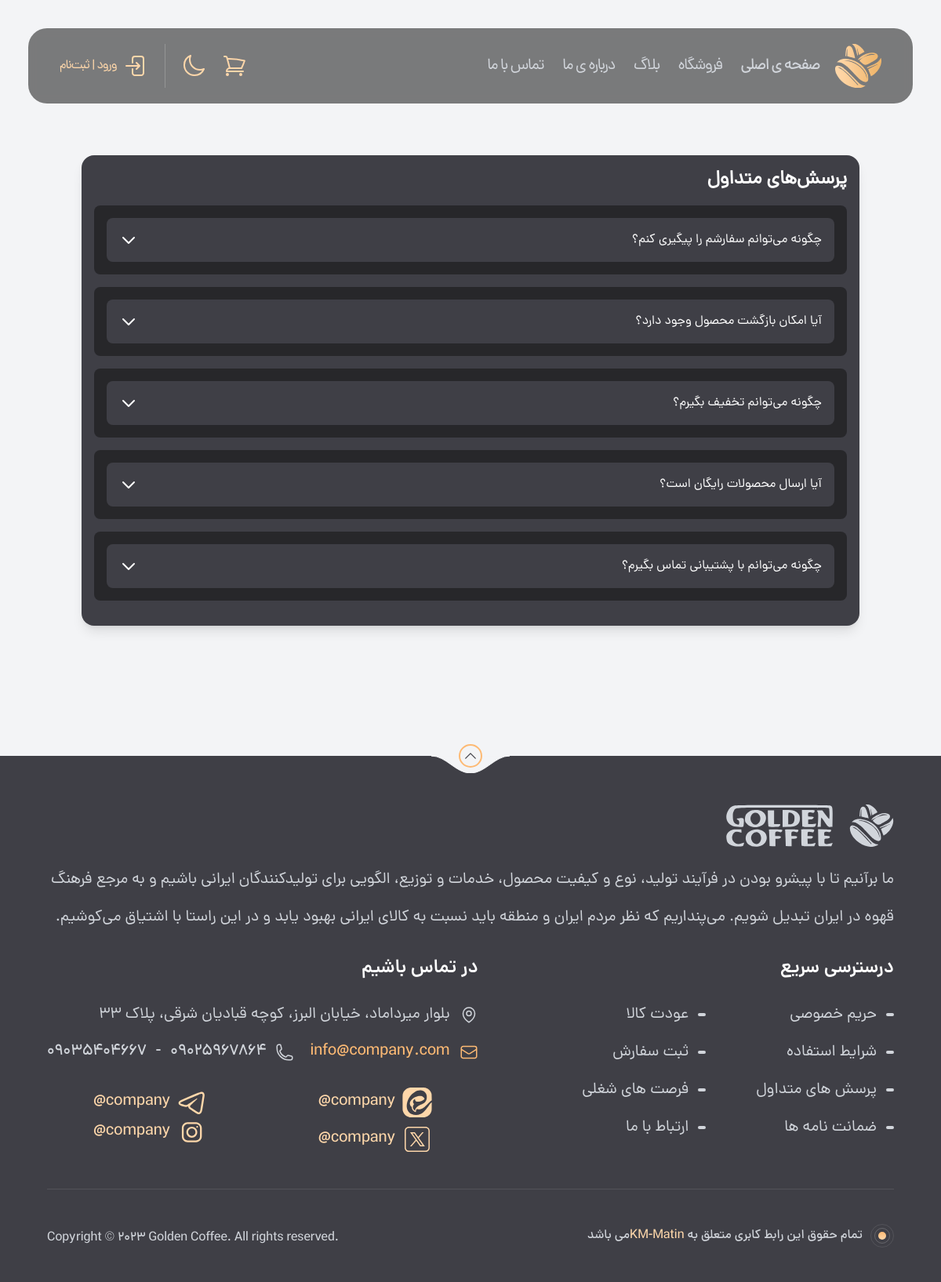
Screenshot of /faq/ with the database file from the repository.
### home_app/models.py (models this page shows, shortened)
class FAQ(models.Model):
    question = models.CharField(max_length=255, verbose_name="سوال")
    answer = models.TextField(verbose_name="پاسخ")

class Footer(models.Model):
    name = models.CharField(verbose_name='اسم شرکت',null=True , blank=True , max_length=100)
    description = models.TextField(verbose_name='توضیحات فوتر')
    address = models.TextField(verbose_name='آدرس شرکت')
    email = models.EmailField(verbose_name='ایمیل شرکت')
    phone = models.ManyToManyField(PhoneCompany, verbose_name='شماره‌های تلفن شرکت')
    instagram = models.URLField(verbose_name='آدرس اینستاگرام شرکت', null=True, blank=True)
    id_instagram = models.CharField(max_length=50, verbose_name='آیدی اینستاگرام شرکت', null=True, blank=True)
    telegram = models.URLField(verbose_name='آدرس تلگرام شرکت', null=True, blank=True)
    id_telegram = models.CharField(max_length=50, verbose_name='آیدی تلگرام شرکت', null=True, blank=True)
    eitaa = models.URLField(verbose_name='آدرس ایتا شرکت', null=True, blank=True)
    id_eitaa = models.CharField(max_length=50, verbose_name='آیدی ایتا شرکت', null=True, blank=True)
    twitter = models.URLField(verbose_name='آدرس توییتر شرکت', null=True, blank=True)
    id_twitter = models.CharField(max_length=50, verbose_name='آیدی توییتر شرکت', null=True, blank=True)

class PhoneCompany(models.Model):
    phone = models.CharField(max_length=15, verbose_name='شماره تلفن')
    def __str__(self):
        return self.phone

### home_app/views.py (the view)
# urls.py: path('faq/', views.FAQView.as_view(), name='FAQ'),
class FAQView(TemplateView):
    template_name = 'home_app/FAQhome.html'
    def get_context_data(self, **kwargs):
        context = super().get_context_data(**kwargs)
        faqs = FAQ.objects.all()
        context.update({
            "faqs": faqs,
        })
        return context

### home_app/context_processors.py (called while the page is built, shortened)
def user_cart_context(request):
    footer_info = Footer.objects.all().first()
    phone_company = PhoneCompany.objects.all()
    return {'footer_info': footer_info,
            'phone_company': phone_company}

### home_app/templates/home_app/FAQhome.html (shortened to what this page needs)
{% extends 'base.html' %}
{% load static %}
{% block main %}
    <main class="text-white font-DanaRegular md:py-[150px]">
        <div class="container mx-auto p-4">
            <div class="mt-8 bg-zinc-700 rounded-2xl shadow-lg p-4">
                <h4 class="text-2xl font-semibold mb-4">پرسش‌های متداول</h4>
                {% for faq in faqs %}
                    <div class="bg-zinc-800 p-4 rounded-lg mb-4">
                        <button class="faq-question flex justify-between items-center w-full p-4 text-left text-white bg-zinc-700 rounded-lg focus:outline-none">
                            <span>{{ faq.question }}</span>
                            <svg class="w-6 h-6 text-white transform transition-transform duration-300" fill="none"
                                 stroke="currentColor" viewBox="0 0 24 24" xmlns="http://www.w3.org/2000/svg">
                                <path stroke-linecap="round" stroke-linejoin="round" stroke-width="2"
                                      d="M19 9l-7 7-7-7"></path>
                            </svg>
                        </button>
                    </div>
                {% endfor %}
            </div>
        </div>
    </main>
{% endblock %}

### templates/includes/home_page/footer.html
{% load static %}
<footer class="relative bg-zinc-700 py-8 md:pb-11 pt-[62px]">
    <svg
            class="rotate-180 absolute top-0 right-0 left-0 mx-auto hidden md:inline-block text-gray-100 dark:text-zinc-800 w-[100px] h-[22px]">
        <use href="#curve"></use>
    </svg>
    <div
            class="absolute top-0 right-0 left-0 mx-auto -translate-y-2/4 hidden md:flex items-center justify-center w-[30px] h-[30px] border-2 border-orange-300 rounded-full">
        <svg class="w-5 h-5 text-zinc-700 dark:text-white rotate-180">
            <use href="#chevron-down"></use>
        </svg>
    </div>
    <div class="sm:w-[94%] lg:w-[90%] px-4 md:px-0 mx-auto text-gray-300">
        <div class="flex flex-wrap justify-between">
            <div>
                <div class="flex gap-x-5 mb-6 md:mb-4.5 text-gray-300">
                    <svg class="w-[57px] h-[54px]">
                        <use href="#logo"></use>
                    </svg>
                    <svg class="w-[138px] h-[54px]">
                        <use href="#logo-type"></use>
                    </svg>
                </div>
                <p class="max-w-[606px] lg:max-w-full xl:max-w-[606px] text-lg md:text-xl/[48px]">
                    {{ footer_info.description }}
                </p>
            </div>
            <div class="mt-10 md:mt-[26px]">
                <h4 class="font-DanaDemiBold text-2xl text-white mb-6 md:mb-7">درسترسی سریع</h4>
                <div class="grid grid-cols-2 gap-y-2.5 gap-x-10 md:gap-y-5 md:gap-x-16">
                    <a href="{% url 'home_app:guarantee' %}"
                       class="flex items-center gap-x-2 md:gap-x-3 md:text-xl hover:text-orange-300 transition-all">
                            <span class="inline-block w-2 md:w-2.5 h-1 bg-current rounded-full">
                            </span>
                        حریم خصوصی
                    </a>
                    <a href="{% url 'home_app:guarantee' %}"
                       class="flex items-center gap-x-2 md:gap-x-3 md:text-xl hover:text-orange-300 transition-all">
                            <span class="inline-block w-2 md:w-2.5 h-1 bg-current rounded-full">
                            </span>
                        عودت کالا
                    </a>
                    <a href="{% url 'home_app:guarantee' %}"
                       class="flex items-center gap-x-2 md:gap-x-3 md:text-xl hover:text-orange-300 transition-all">
                            <span class="inline-block w-2 md:w-2.5 h-1 bg-current rounded-full">
                            </span>
                        شرایط استفاده
                    </a>
                    <a href="{% url 'product_app:order_detail' %}"
                       class="flex items-center gap-x-2 md:gap-x-3 md:text-xl hover:text-orange-300 transition-all">
                            <span class="inline-block w-2 md:w-2.5 h-1 bg-current rounded-full">
                            </span>
                        ثبت سفارش
                    </a>
                    <a href="{% url 'home_app:FAQ' %}"
                       class="flex items-center gap-x-2 md:gap-x-3 md:text-xl hover:text-orange-300 transition-all">
                            <span class="inline-block w-2 md:w-2.5 h-1 bg-current rounded-full">
                            </span>
                        پرسش های متداول
                    </a>
                    <a href="#"
                       class="flex items-center gap-x-2 md:gap-x-3 md:text-xl hover:text-orange-300 transition-all">
                            <span class="inline-block w-2 md:w-2.5 h-1 bg-current rounded-full">
                            </span>
                        فرصت های شغلی
                    </a>
                    <a href="{% url 'home_app:guarantee' %}"
                       class="flex items-center gap-x-2 md:gap-x-3 md:text-xl hover:text-orange-300 transition-all">
                            <span class="inline-block w-2 md:w-2.5 h-1 bg-current rounded-full">
                            </span>
                        ضمانت نامه ها
                    </a>
                    <a href="{% url 'account_app:contact_form_submit' %}"
                       class="flex items-center gap-x-2 md:gap-x-3 md:text-xl hover:text-orange-300 transition-all">
                            <span class="inline-block w-2 md:w-2.5 h-1 bg-current rounded-full">
                            </span>
                        ارتباط با ما
                    </a>
                </div>
            </div>
            <div class="mt-10 md:mt-[26px]">
                <h4 class="font-DanaDemiBold text-2xl text-white mb-6 md:mb-7">در تماس باشیم</h4>
                <div class="md:text-xl mb-6 md:mb-10">
                        <span class="flex items-center gap-x-2 md:gap-x-3 text-xl mb-4 md:mb-5">
                            <svg class="w-5 md:w-6 h-5 md:h-6 shrink-0">
                                <use href="#map-pin"></use>
                            </svg>
{{ footer_info.address }}
                        </span>
                    <div class="flex flex-wrap gap-x-5 gap-y-4 font-DanaMedium">
                        <a href="mailto:info@Coffee.com"
                           class="flex items-center gap-x-2 md:gap-x-3 text-xl text-orange-300">
                            <svg class="w-5 md:w-6 h-5 md:h-6">
                                <use href="#envelope"></use>
                            </svg>
                            <span>{{ footer_info.email }}</span>
                        </a>
                        <div class="flex items-center gap-x-2 md:gap-x-3 text-xl">
                            <svg class="w-5 md:w-6 h-5 md:h-6">
                                <use href="#phone"></use>
                            </svg>
                            {% for phone in phone_company %}
                                <span class="ltr-text">{{ phone }}</span>
                                {% if not phone_company.last == phone %}
                                    -
                                {% endif %}
                            {% endfor %}
                        </div>
                    </div>
                </div>
                <div
                        class="flex grid grid-cols-2 gap-x-1.5 md:gap-x-6 font-DanaMedium md:text-xl child:flex child:flex-grow child:justify-center child:items-center child:gap-x-2 ltr-text">
                    {% if footer_info.telegram %}
                    	<a href="{{ footer_info.telegram }}" class="border-orange-200 text-orange-200 rounded-xl h-1/2">
                        {{ footer_info.id_telegram }}
                        <svg class="w-[26px] h-[26px] md:w-[38px] md:h-[38px]">
                            <use href="#telegram"></use>
                        </svg>
                    </a>
                    {% endif %}
                    {% if footer_info.eitaa %}
                    	<a href="{{ footer_info.eitaa }}" class="border-orange-200 text-orange-200 rounded-xl h-1/2">
                        {{ footer_info.id_eitaa }}
                        <svg class="w-[26px] h-[26px] md:w-[38px] md:h-[38px]">
                            <use href="#eitaa" style=""></use>
                        </svg>
                    </a>
                    {% endif %}
                {% if footer_info.instagram %}
                    	<a href="{{ footer_info.instagram }}" class="border-orange-200 text-orange-200 rounded-xl h-1/2">
                        {{ footer_info.id_instagram }}
                        <svg class="w-[26px] h-[26px] md:w-[38px] md:h-[38px]">
                            <use href="#instagram"></use>
                        </svg>
                    </a>
                    {% endif %}
{% if footer_info.twitter %}
                    <a href="{{ footer_info.twitter }}" class="border-orange-200 text-orange-200 rounded-xl">
                        {{ footer_info.id_twitter }}
                        <svg class="w-[26px] h-[26px] md:w-[38px] md:h-[38px]">
                            <use href="#x" style=""></use>
                        </svg>
                    </a>
{% endif %}
                </div>
            </div>
        </div>
        <div class="flex flex-wrap justify-between items-center gap-x-4 font-DanaMedium text-xs/5 md:text-base border-t border-t-white/10 pt-10 md:pt-11 mt-10 md:mt-11">
            <div class="flex items-center gap-x-2.5">
                <div class="flex-center flex-shrink-0 w-[30px] h-[30px] border border-white/10 rounded-full">
                    <div class="flex-center w-5 h-5 border border-white/20 rounded-full">
                        <div class="w-2.5 h-2.5 bg-gradient-to-t from-orange-200 to-orange-300 rounded-full"></div>
                    </div>
                </div>
                <p>تمام حقوق این رابط کابری متعلق به <span class="text-orange-200">KM-Matin</span>می باشد</p>
            </div>
            <span class="ltr-text mt-auto">Copyright © 2023 Golden Coffee. All rights reserved.</span>
        </div>
    </div>
</footer>

### home_app/templates/home_app/FAQhome.html (style rules this page uses)
.faq-question { cursor: pointer; transition: background-color 0.3s ease; }

### rows the page displays
FAQ: question "چگونه می‌توانم سفارشم را پیگیری کنم؟"
FAQ: question "آیا امکان بازگشت محصول وجود دارد؟"
FAQ: question "چگونه می‌توانم تخفیف بگیرم؟"
FAQ: question "آیا ارسال محصولات رایگان است؟"
FAQ: question "چگونه می‌توانم با پشتیبانی تماس بگیرم؟"
Footer: description "ما برآنیم تا با پیشرو بودن در فرآیند تولید، نوع و کیفیت محصول، خدمات و توزیع، الگویی برای تولیدکنندگان ایرانی باشیم و به مرجع فرهنگ قهوه در ایران تبدیل شویم. می‌پنداریم که نظر مردم ایران و منطقه باید نسبت به کالای ایرانی بهبود یابد و در این راستا با اشتیاق می‌کوشیم.", address "بلوار میرداماد، خیابان البرز، کوچه قبادیان شرقی، پلاک ۳۳", email "info@company.com", id_telegram "@company", id_eitaa "@company", id_instagram "@company", id_twitter "@company"
PhoneCompany: phone "09025967864"
PhoneCompany: phone "09035404667"
